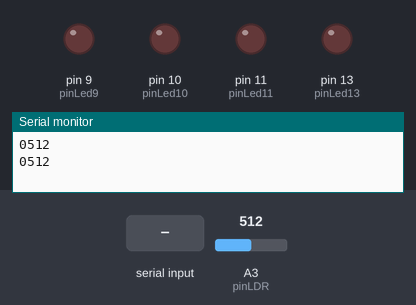
Recording of a sketch running on a simulated Arduino Uno, built with avr-gcc and run on an emulated ATmega328P. Shown: output pins drawn as LEDs (lit = HIGH), the last lines printed to the serial monitor. The inputs (shaded band) are chosen by the test bench; at power-on: A3 (pinLDR) = 512.

Above: at 1.2 s.
1.3 s: "90,45,200,10\n" received over Serial
At 2.7 s:
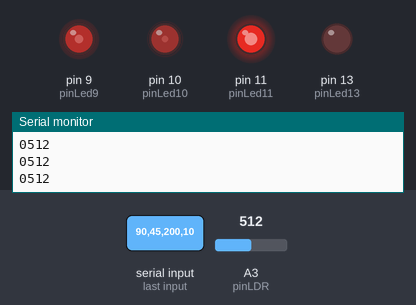
3.5 s: "30,150,10,200\n" received over Serial
At 4.3 s:
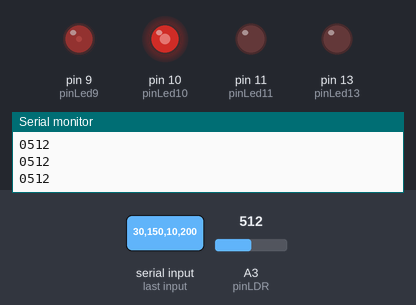
Timing chart, 0 to 6.5 s (numbered marks = the images above; inputs shaded):
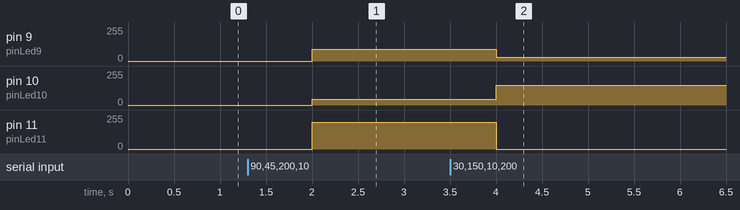

Measured:
- after the input at 1.3 s, pin 9 (pinLed9): 0/255 → 90/255 after 0.70 s; pin 10 (pinLed10): 0/255 → 45/255 after 0.70 s; pin 11 (pinLed11): 0/255 → 200/255 after 0.70 s
- after the input at 3.5 s, pin 9 (pinLed9): 90/255 → 30/255 after 0.50 s; pin 10 (pinLed10): 45/255 → 150/255 after 0.50 s; pin 11 (pinLed11): 200/255 → 0/255 after 0.50 s

The sketch:

arduino.ino
```cpp
// Nombramos los pines
// Control brillo ------
const int pinLed9 = 9;
const int pinLed10 = 10;
const int pinLed11 = 11;
// ON/OFF (Output D)
const int pinLed13 = 13;
// Sensor (Input A)
const int pinLDR = A3;

void setup()
{
    pinMode(pinLed9, OUTPUT);
    pinMode(pinLed10, OUTPUT);
    pinMode(pinLed11, OUTPUT);
    pinMode(pinLed13, OUTPUT);

    // pinMode(pinLDR, INPUT); A3 NO HACE FALTA CONFIG

    Serial.begin(9600);
}

void loop()
{
    // Enviar al Servidor
    int valorLDR = analogRead(pinLDR);    // leemos datos del sensor
    char bufferLDR[5];                    // longitud del buffer de 4 chars
    sprintf(bufferLDR, "%04d", valorLDR); // rellena con ceros a la izquierda
    Serial.println(bufferLDR);

    // Recibir valores del Servidor
    if (Serial.available() >= 10)
    {

        // leemos la trama hasta el enter
        String tramaRecibida = Serial.readStringUntil('\n');

        if (tramaRecibida.length() >= 10)
        {
            int pwmLed9 = tramaRecibida.substring(0, 3).toInt();
            int pwmLed10 = tramaRecibida.substring(3, 6).toInt();
            int pwmLed11 = tramaRecibida.substring(6, 9).toInt();
            int estadoLed13 = tramaRecibida.substring(9, 10).toInt();

            analogWrite(pinLed9, pwmLed9);
            analogWrite(pinLed10, pwmLed10);
            analogWrite(pinLed11, pwmLed11);

            if (estadoLed13 == 1)
            {
                digitalWrite(pinLed13, HIGH);
            }
            else
            {
                digitalWrite(pinLed13, LOW);
            }
        }
    }

    delay(1000); // wait for a second
}
```
